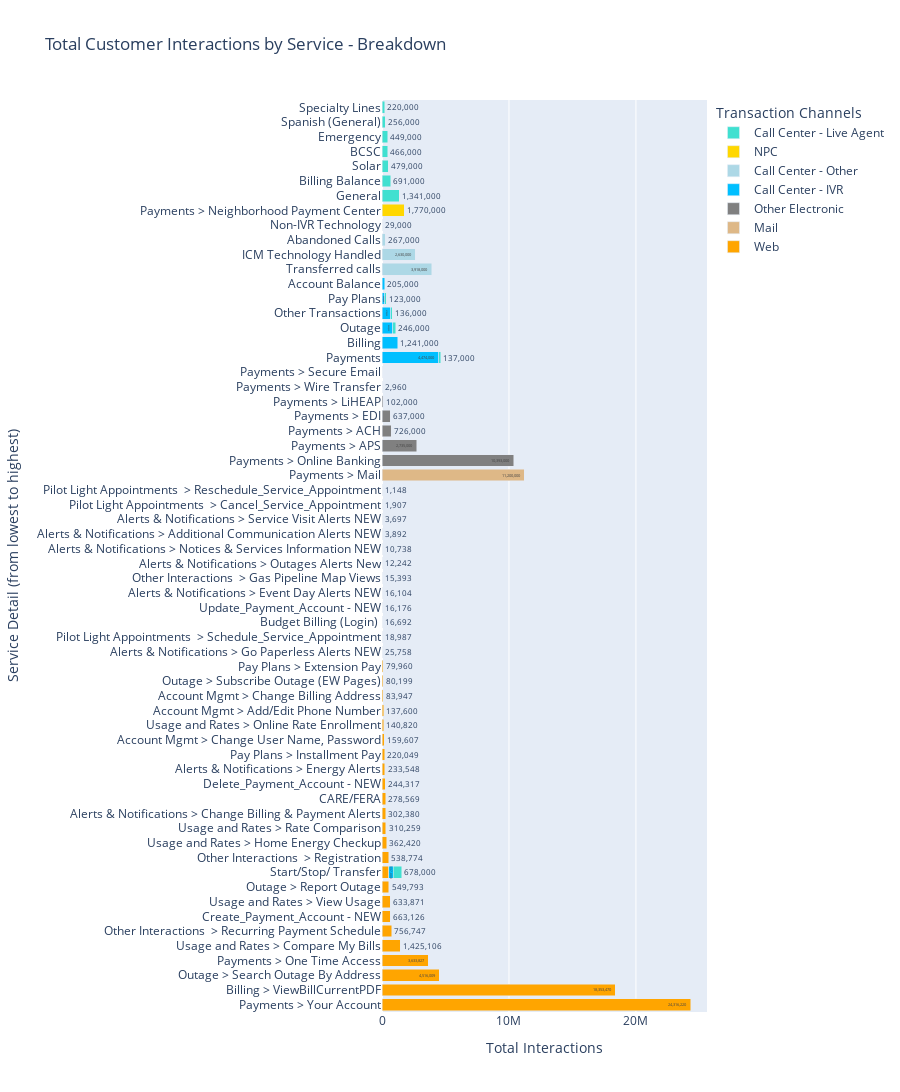

Here is the notebook cell this chart was saved with:
### Code cell
# Set the locale to use comma separators for thousands
locale.setlocale(locale.LC_ALL, '')

# Group the data by Root Level and Level 2 and sum the values
grouped_data = df.groupby(['Root Level', 'Level 2'])['Value'].sum().reset_index()

# Sort the grouped_data by Value column in descending order
grouped_data = grouped_data.sort_values(by='Value', ascending=False) # Sort by descending order

# Create a dictionary to map the Root Level to its corresponding color
color_map = {'Web': 'orange', 'Other Electronic': 'gray', 'Mail': 'burlywood',   'Call Center - Live Agent': 'turquoise', 'Call Center - IVR': 'deepskyblue', 'Call Center - Other':'lightblue', 'NPC': 'gold'}



# Create a list to store the bar chart traces
bar_traces = []

# Loop through each Root Level and create a stacked bar chart trace for its corresponding Level 2 data
for root_level in grouped_data['Root Level'].unique():
    temp_df = grouped_data[grouped_data['Root Level'] == root_level]
    values = temp_df['Value'].values
    formatted_values = [locale.format_string("%d", val, grouping=True) for val in values] # Format values with comma separators
    y_values = temp_df['Level 2'].values
    bar_trace = go.Bar(
        y=y_values,
        x=values,
        text=formatted_values,
        textposition='auto',
        name=root_level,
        orientation='h',
        marker=dict(color=color_map[root_level])
    )
    bar_traces.append(bar_trace)

# Create the stacked bar chart layout
bar_layout = go.Layout(
    title='Total Customer Interactions by Service - Breakdown',
    xaxis=dict(title='Total Interactions'),
    yaxis=dict(title='Service Detail (from lowest to highest)'),
    barmode='stack',
    height=1600,
    legend=dict(title=dict(text='Transaction Channels'))
)

# Create the stacked bar chart figure
bar_fig_L2 = go.Figure(data=bar_traces, layout=bar_layout)

# Display the stacked bar chart
bar_fig_L2.show()

### Figure 1 — Plotly figure (JSON) as saved in the notebook; plotly's stock layout.template omitted (floating-point values rounded to 4 significant figures)
{"data": [{"marker": {"color": "orange"}, "name": "Web", "orientation": "h", "text": ["24,316,220", "18,353,470", "4,516,009", "3,633,827", "1,425,106", "756,747", "663,126", "633,871", "549,793", "541,515", "538,774", "362,420", "310,259", "302,380", "278,569", "244,317", "233,548", "220,049", "159,607", "140,820", "137,600", "83,947", "80,199", "79,960", "25,758", "18,987", "16,692", "16,176", "16,104", "15,393", "12,242", "10,738", "3,892", "3,697", "1,907", "1,148"], "textposition": "auto", "x": [24316220, 18353470, 4516009, 3633827, 1425106, 756747, 663126, 633871, 549793, 541515, 538774, 362420, 310259, 302380, 278569, 244317, 233548, 220049, 159607, 140820, 137600, 83947, 80199, 79960, 25758, 18987, 16692, 16176, 16104, 15393, 12242, 10738, 3892, 3697, 1907, 1148], "y": ["Payments > Your Account", "Billing > ViewBillCurrentPDF", "Outage > Search Outage By Address", "Payments > One Time Access", "Usage and Rates > Compare My Bills", "Other Interactions  > Recurring Payment Schedule", "Create_Payment_Account - NEW", "Usage and Rates > View Usage", "Outage > Report Outage", "Start/Stop/ Transfer", "Other Interactions  > Registration", "Usage and Rates > Home Energy Checkup", "Usage and Rates > Rate Comparison", "Alerts & Notifications > Change Billing & Payment Alerts", "CARE/FERA", "Delete_Payment_Account - NEW", "Alerts & Notifications > Energy Alerts", "Pay Plans > Installment Pay", "Account Mgmt > Change User Name, Password", "Usage and Rates > Online Rate Enrollment", "Account Mgmt > Add/Edit Phone Number", "Account Mgmt > Change Billing Address", "Outage > Subscribe Outage (EW Pages)", "Pay Plans > Extension Pay", "Alerts & Notifications > Go Paperless Alerts NEW", "Pilot Light Appointments  > Schedule_Service_Appointment", "Budget Billing (Login) ", "Update_Payment_Account - NEW", "Alerts & Notifications > Event Day Alerts NEW", "Other Interactions  > Gas Pipeline Map Views", "Alerts & Notifications > Outages Alerts New", "Alerts & Notifications > Notices & Services Information NEW", "Alerts & Notifications > Additional Communication Alerts NEW", "Alerts & Notifications > Service Visit Alerts NEW", "Pilot Light Appointments  > Cancel_Service_Appointment", "Pilot Light Appointments  > Reschedule_Service_Appointment"], "type": "bar"}, {"marker": {"color": "burlywood"}, "name": "Mail", "orientation": "h", "text": ["11,200,000"], "textposition": "auto", "x": [11200000], "y": ["Payments > Mail"], "type": "bar"}, {"marker": {"color": "gray"}, "name": "Other Electronic", "orientation": "h", "text": ["10,393,000", "2,735,000", "726,000", "637,000", "102,000", "2,960", "388"], "textposition": "auto", "x": [10393000, 2735000, 726000, 637000, 102000, 2960, 388], "y": ["Payments > Online Banking", "Payments > APS", "Payments > ACH", "Payments > EDI", "Payments > LiHEAP", "Payments > Wire Transfer", "Payments > Secure Email"], "type": "bar"}, {"marker": {"color": "deepskyblue"}, "name": "Call Center - IVR", "orientation": "h", "text": ["4,474,000", "1,241,000", "843,000", "678,000", "337,000", "209,000", "205,000"], "textposition": "auto", "x": [4474000, 1241000, 843000, 678000, 337000, 209000, 205000], "y": ["Payments", "Billing", "Outage", "Other Transactions", "Start/Stop/ Transfer", "Pay Plans", "Account Balance"], "type": "bar"}, {"marker": {"color": "lightblue"}, "name": "Call Center - Other", "orientation": "h", "text": ["3,918,000", "2,630,000", "267,000", "29,000"], "textposition": "auto", "x": [3918000, 2630000, 267000, 29000], "y": ["Transferred calls", "ICM Technology Handled", "Abandoned Calls", "Non-IVR Technology"], "type": "bar"}, {"marker": {"color": "gold"}, "name": "NPC", "orientation": "h", "text": ["1,770,000"], "textposition": "auto", "x": [1770000], "y": ["Payments > Neighborhood Payment Center"], "type": "bar"}, {"marker": {"color": "turquoise"}, "name": "Call Center - Live Agent", "orientation": "h", "text": ["1,341,000", "691,000", "678,000", "479,000", "466,000", "449,000", "256,000", "246,000", "220,000", "137,000", "136,000", "123,000"], "textposition": "auto", "x": [1341000, 691000, 678000, 479000, 466000, 449000, 256000, 246000, 220000, 137000, 136000, 123000], "y": ["General", "Billing Balance", "Start/Stop/ Transfer", "Solar", "BCSC", "Emergency", "Spanish (General)", "Outage", "Specialty Lines", "Payments", "Other Transactions", "Pay Plans"], "type": "bar"}], "layout": {"barmode": "stack", "height": 1600, "legend": {"title": {"text": "Transaction Channels"}}, "title": {"text": "Total Customer Interactions by Service - Breakdown"}, "xaxis": {"title": {"text": "Total Interactions"}}, "yaxis": {"title": {"text": "Service Detail (from lowest to highest)"}}}}
